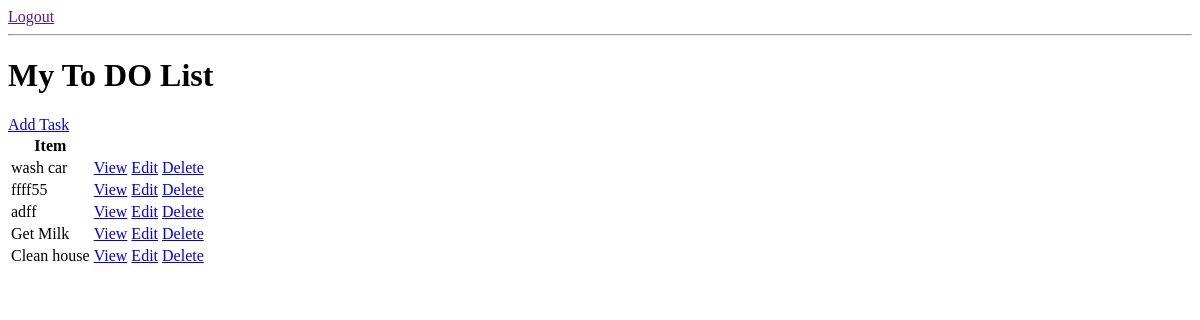
/, run on an earlier commit of the app's database.
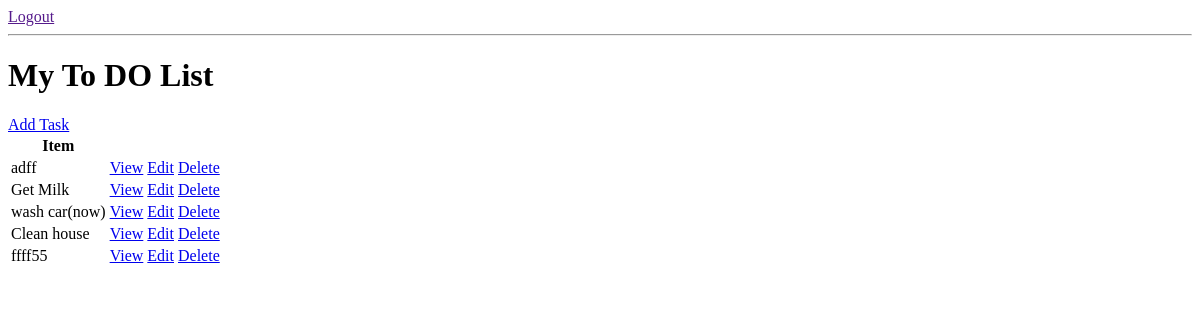
And on a later commit of the database.
### base/models.py (models this page shows, shortened)
class Task(models.Model):
    user = models.ForeignKey(User, on_delete=models.CASCADE, null=True, blank=True)
    title = models.CharField(max_length=200)
    description = models.TextField(null=True, blank=True)
    complete = models.BooleanField(default=False)
    created = models.DateTimeField(auto_now_add=True)
    class Meta:
        ordering = ['complete']

### base/views.py (the view)
class TaskList(ListView):
    model = Task
    context_object_name = 'tasks'

### base/templates/base/task_list.html
{% if request.user.is_authenticated %}
    <p>{{request.user}}</p>
    <a href=''>Logout</a>
{% else %}
    <a href=''>Logout</a>
{% endif %}
<hr>
<h1>My To DO List </h1>
<a href="{% url 'task-create' %}">Add Task</a>
<table>
    <tr>
        <th>Item</th>
        <th></th>
        <th></th>
    </tr>
    {% for task in tasks %}
    <tr>
        <td>{{task.title}}</td>
        <td><a href="{% url 'task' task.id %}">View</a></td>
        <td><a href="{% url 'task-update' task.id %}">Edit</a></td>
        <td><a href="{% url 'task-delete' task.id %} ">Delete</a></td>
    </tr>
    {% empty %}
    <h3>No items in list</h3>
    {% endfor %}
</table>

What changed in the data, as far as the page shows it:
changed Task: title "wash car" → "wash car(now)"; moves down the list
changed Task "ffff55": moves down the list
